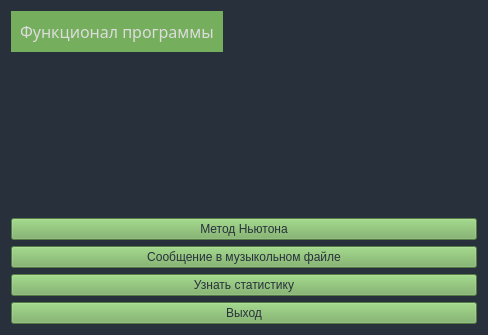
<?xml version="1.0" encoding="UTF-8"?>
<ui version="4.0">
 <class>mainwindow</class>
 <widget class="QWidget" name="mainwindow">
  <property name="geometry">
   <rect>
    <x>0</x>
    <y>0</y>
    <width>488</width>
    <height>335</height>
   </rect>
  </property>
  <property name="windowTitle">
   <string>Form</string>
  </property>
  <property name="styleSheet">
   <string notr="true">background-color: rgb(40,49,59);</string>
  </property>
  <layout class="QVBoxLayout" name="verticalLayout_4">
   <item>
    <layout class="QHBoxLayout" name="horizontalLayout">
     <item>
      <widget class="QWidget" name="widget" native="true">
       <property name="styleSheet">
        <string notr="true">background-color: rgb(117,174,93);</string>
       </property>
       <layout class="QVBoxLayout" name="verticalLayout_3">
        <item>
         <widget class="QLabel" name="label">
          <property name="font">
           <font>
            <family>Lucida Sans Unicode</family>
            <pointsize>12</pointsize>
           </font>
          </property>
          <property name="styleSheet">
           <string notr="true">color: rgb(220, 220, 220);</string>
          </property>
          <property name="text">
           <string>Функционал программы</string>
          </property>
         </widget>
        </item>
       </layout>
      </widget>
     </item>
     <item>
      <spacer name="horizontalSpacer">
       <property name="orientation">
        <enum>Qt::Horizontal</enum>
       </property>
       <property name="sizeHint" stdset="0">
        <size>
         <width>40</width>
         <height>20</height>
        </size>
       </property>
      </spacer>
     </item>
    </layout>
   </item>
   <item>
    <spacer name="verticalSpacer">
     <property name="orientation">
      <enum>Qt::Vertical</enum>
     </property>
     <property name="sizeHint" stdset="0">
      <size>
       <width>20</width>
       <height>40</height>
      </size>
     </property>
    </spacer>
   </item>
   <item>
    <layout class="QVBoxLayout" name="verticalLayout_2">
     <item>
      <widget class="QPushButton" name="btn_metodN">
       <property name="styleSheet">
        <string notr="true">background-color: rgb(117,174,93);
color: rgb(40,49,59);</string>
       </property>
       <property name="text">
        <string>Метод Ньютона</string>
       </property>
      </widget>
     </item>
     <item>
      <widget class="QPushButton" name="btn_msg_music">
       <property name="styleSheet">
        <string notr="true">background-color: rgb(117,174,93);
color: rgb(40,49,59);</string>
       </property>
       <property name="text">
        <string>Сообщение в музыкольном файле</string>
       </property>
      </widget>
     </item>
     <item>
      <widget class="QPushButton" name="btn_stat">
       <property name="styleSheet">
        <string notr="true">background-color: rgb(117,174,93);
color: rgb(40,49,59);</string>
       </property>
       <property name="text">
        <string>Узнать статистику</string>
       </property>
      </widget>
     </item>
     <item>
      <widget class="QPushButton" name="btn_exit">
       <property name="styleSheet">
        <string notr="true">background-color: rgb(117,174,93);
color: rgb(40,49,59);</string>
       </property>
       <property name="text">
        <string>Выход</string>
       </property>
      </widget>
     </item>
    </layout>
   </item>
  </layout>
  <zorder>verticalSpacer</zorder>
 </widget>
 <resources/>
 <connections/>
</ui>
